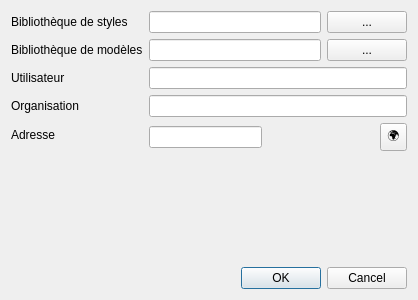
<?xml version="1.0" encoding="UTF-8"?>
<ui version="4.0">
 <class>GlobalSettingsDialog</class>
 <widget class="QDialog" name="GlobalSettingsDialog">
  <property name="geometry">
   <rect>
    <x>0</x>
    <y>0</y>
    <width>418</width>
    <height>300</height>
   </rect>
  </property>
  <property name="windowTitle">
   <string>Paramétrage général</string>
  </property>
  <layout class="QVBoxLayout" name="rootLayout">
   <item>
    <layout class="QFormLayout" name="formLayout">
     <item row="0" column="0">
      <widget class="QLabel" name="label_style">
       <property name="text">
        <string>Bibliothèque de styles</string>
       </property>
      </widget>
     </item>
     <item row="0" column="1">
      <layout class="QHBoxLayout">
       <item>
        <widget class="QLineEdit" name="stylesInput"/>
       </item>
       <item>
        <widget class="QPushButton" name="stylesButton">
         <property name="toolTip">
          <string>Open a style folder</string>
         </property>
         <property name="text">
          <string>...</string>
         </property>
        </widget>
       </item>
      </layout>
     </item>
     <item row="1" column="0">
      <widget class="QLabel" name="label_models">
       <property name="text">
        <string>Bibliothèque de modèles</string>
       </property>
      </widget>
     </item>
     <item row="1" column="1">
      <layout class="QHBoxLayout">
       <item>
        <widget class="QLineEdit" name="modelsInput"/>
       </item>
       <item>
        <widget class="QPushButton" name="modelsButton">
         <property name="toolTip">
          <string>Open a models folder</string>
         </property>
         <property name="text">
          <string>...</string>
         </property>
        </widget>
       </item>
      </layout>
     </item>
     <item row="2" column="0">
      <widget class="QLabel" name="label_user">
       <property name="text">
        <string>Utilisateur</string>
       </property>
      </widget>
     </item>
     <item row="2" column="1">
      <widget class="QLineEdit" name="userInput"/>
     </item>
     <item row="3" column="0">
      <widget class="QLabel" name="label">
       <property name="text">
        <string>Organisation</string>
       </property>
      </widget>
     </item>
     <item row="3" column="1">
      <widget class="QLineEdit" name="orga"/>
     </item>
     <item row="4" column="0">
      <widget class="QLabel" name="label_2">
       <property name="text">
        <string>Adresse</string>
       </property>
      </widget>
     </item>
     <item row="4" column="1">
      <layout class="QHBoxLayout">
       <item>
        <widget class="QLineEdit" name="orga"/>
       </item>
       <item>
        <spacer name="horizontalSpacer">
         <property name="orientation">
          <enum>Qt::Horizontal</enum>
         </property>
         <property name="sizeHint" stdset="0">
          <size>
           <width>20</width>
           <height>20</height>
          </size>
         </property>
        </spacer>
       </item>
       <item>
        <widget class="QToolButton" name="open_maps">
         <property name="toolTip">
          <string>Ouvrir dans Maps</string>
         </property>
         <property name="text">
          <string>🌍</string>
         </property>
        </widget>
       </item>
      </layout>
     </item>
    </layout>
   </item>
   <item>
    <widget class="QDialogButtonBox" name="buttonBox">
     <property name="orientation">
      <enum>Qt::Horizontal</enum>
     </property>
     <property name="standardButtons">
      <set>QDialogButtonBox::Cancel|QDialogButtonBox::Ok</set>
     </property>
    </widget>
   </item>
  </layout>
 </widget>
 <resources/>
 <connections>
  <connection>
   <sender>buttonBox</sender>
   <signal>accepted()</signal>
   <receiver>GlobalSettingsDialog</receiver>
   <slot>accept()</slot>
   <hints>
    <hint type="sourcelabel">
     <x>20</x>
     <y>20</y>
    </hint>
    <hint type="destinationlabel">
     <x>20</x>
     <y>20</y>
    </hint>
   </hints>
  </connection>
  <connection>
   <sender>buttonBox</sender>
   <signal>rejected()</signal>
   <receiver>GlobalSettingsDialog</receiver>
   <slot>reject()</slot>
   <hints>
    <hint type="sourcelabel">
     <x>20</x>
     <y>20</y>
    </hint>
    <hint type="destinationlabel">
     <x>20</x>
     <y>20</y>
    </hint>
   </hints>
  </connection>
 </connections>
</ui>
